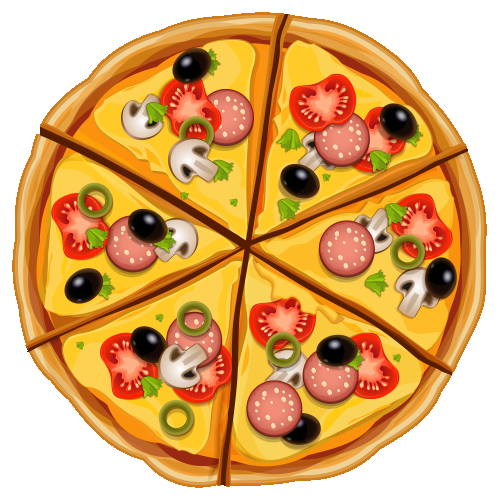
#> input picture calori/pizza.png, 499 x 500 px
$ python yeni.py
#> lines starting #> are read from the running program, lines starting #| are printed output that depends on the picture; after the words box and inside, x2 and y2 are one past the last pixel; in counts of white or black regions, pixels touching at a corner belong together
import cv2
import numpy as np
image = cv2.imread('pizza.png')
#> image is the input picture: shape (500, 499, 3); mean B, G, R 109.2, 170.2, 220.1

hsv = cv2.cvtColor(image,cv2.COLOR_BGR2HSV)
#> hsv: shape (500, 499, 3); mean H, S, V 12.6, 138.9, 220.7
lower_red = np.array([178,179,0])
upper_red = np.array(([255,255,255]))


mask = cv2.inRange(hsv, lower_red, upper_red)
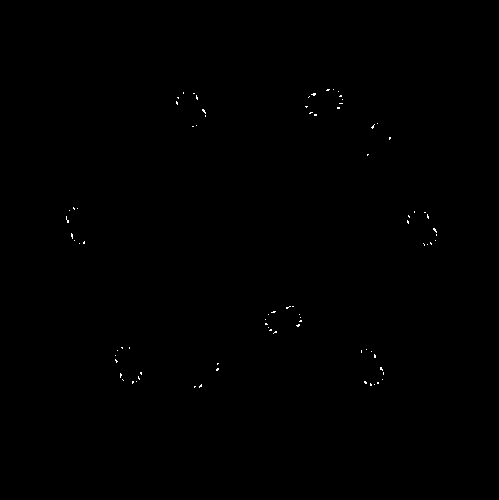
#> mask: shape (500, 499); 0.13% white in thin lines or dots, all inside (x1, y1, x2, y2) = (66, 89, 437, 388)

cv2.imshow('original',image)
cv2.imshow('new', mask)

cv2.waitKey(0)
cv2.destroyAllWindows()
